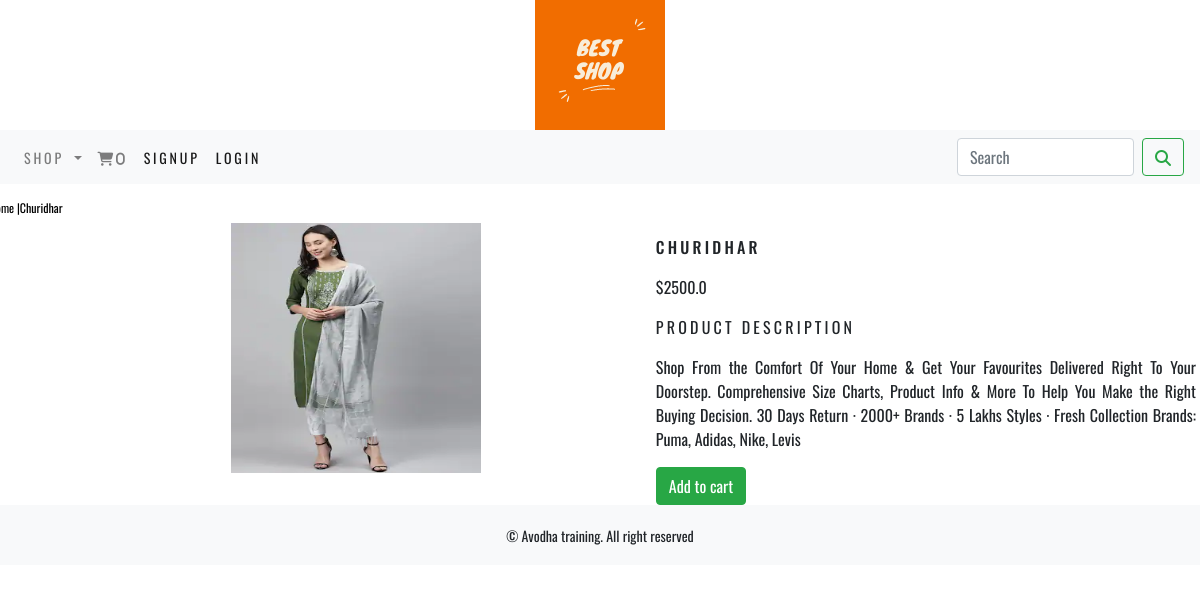
Screenshot of /ecommerceapp/women-dress/Churidhar/ with the database file from the repository.
### ecommerceapp/models.py (models this page shows, shortened)
class product(models.Model):
    name = models.CharField(max_length=250, unique=True)
    slug = models.SlugField(max_length=250, unique=True)
    desc = models.TextField(blank=True)
    image = models.ImageField(upload_to="Product", blank=True)
    category = models.ForeignKey(category, on_delete=models.CASCADE)
    price = models.FloatField()
    stock = models.IntegerField()
    available = models.BooleanField(default=True)
    created = models.DateTimeField(auto_now=True)
    class Meta:
        ordering = ('name',)
        verbose_name = 'product'
        verbose_name_plural = 'products'
    def __str__(self):
        return '{}'.format(self.name)

### ecommerceapp/views.py (the view)
# urls.py: path('<slug:c_slug>/<slug:product_slug>/',views.ProdCatDetail,name="ProdCatDetail"),
def ProdCatDetail(request, c_slug, product_slug):
    print(c_slug)
    try:
        products = product.objects.get(category__slug=c_slug, slug=product_slug)
        print(products)
    except Exception as e:
        products =""
        raise e
    return render(request, "product.html", {'products': products})

### cart/context_processors.py (called while the page is built)
def counter(request):
    item_count = 0
    if 'admin' in request.path:
        return {}
    else:
        try:
            cart = Cart.objects.filter(cart_id=_cart_id(request))
            cart_items = CartItem.objects.all().filter(cart=cart[:1])
            for cart_item in cart_items:
                item_count+=cart_item.quantity
        except Cart.DoesNotExit:
            item_count = 0
        return dict(item_count=item_count)

### cart/views.py (called while the page is built)
def _cart_id(request):
    cart = request.session.session_key
    print(cart)
    if not cart:
        cart = request.session.create()
    return cart

### ecommerceapp/context_processors.py (called while the page is built)
def menu_links(request):
    links = category.objects.all()
    return dict(links=links)

### ecommerceapp/models.py (called while the page is built)
    def get_url(self):
        return reverse("ecommerceapp:products_by_category", args=[self.slug])

### templates/product.html (shortened to what this page needs)
{% extends 'base.html' %}
{% load static %}
{% block content %}
<div class="row my_prod_row_class">
    <div class="mx-auto">
        <p><a href="{% url 'ecommerceapp:allProdCat' %}">Home</a> |<a href="{{products.category.get_url}}"></a>{{products.name}}</p>
    </div>
    <div class="container">
        <br>
        <div class="row">
            <div class="col-12 col-sm-12 col-md-12 col-lg-6 text-center">
                <div style="min-width:18rem;">
                <img src="{{products.image.url}}" style="width:250px;height:250px;" alt="{{products.name}}">
            </div>
        </div>
        <div class="col-12 col-sm-12 col-md-12 col-lg-6">
            <div>
                <h1 class="my_prod_title">{{products.name}}</h1>
                <p>${{products.price}}</p>
                <p class="my_title">product description</p>
                <p class="text-justify my_prod_text">{{products.desc}}</p>
                {% if products.stock <= 0 %}
                    <p class="text-justify my_prod_text"><b>Out of stocks</b></p>
                {% else %}
                    <a href="{% url 'cart:add_cart' products.pk %}" class="btn btn-success">Add to cart</a>
                {% endif %}
            </div>
        </div>
    </div>
</div>
{% endblock %}

### static/css/custom.css (style rules this page uses)
body { font-family: 'Oswald', sans-serif; }
.my_title { font-size:16px; text-transform:uppercase; letter-spacing:.2em; }
.my_prod_row_class { padding-top:15px; padding:bottom:20px; }
.my_prod_row_class .mx-auto p { color:#000; font-size:12px; }
.my_prod_row_class .mx-auto p a { color:#000; font-size:12px; text-declaration:none; }
.my_prod_title { font-size:16px; text-transform:uppercase; letter-spacing:.2em; padding-top:15px; padding-bottom:10px; }

### rows the page displays
product: name "Churidhar", image (picture), name "CHURIDHAR", price "2500.0", desc "Shop From the Comfort Of Your Home & Get Your Favourites Delivered Right To Your Doorstep. Comprehensive Size Charts, Product Info & More To Help You Make the Right Buying Decision. 30 Days Return · 2000+ Brands · 5 Lakhs Styles · Fresh Collection Brands: Puma, Adidas, Nike, Levis"

### other values shown
{{ item_count }} "0"
